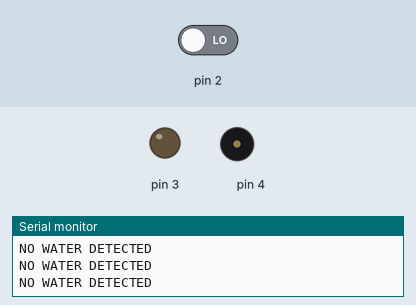
Simulated run of this sketch. Board: Arduino Uno, built with avr-gcc and run on an emulated ATmega328P. On the bench: output pins drawn as LEDs (lit = HIGH), buzzer (waves = sounding), the last lines printed to the serial monitor. Dashed ring = blinking. Inputs (shaded band) come from the test bench; at power-on: pin 2 LOW.

Above: at 7.8 s.
7.9 s: pin 2 driven HIGH
At 10.8 s:
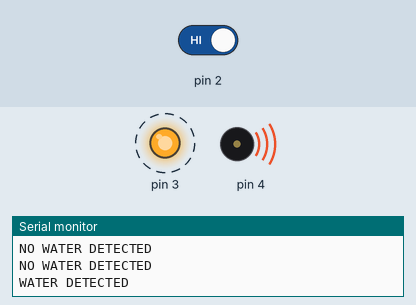
13.5 s: pin 2 driven LOW
At 14.3 s:
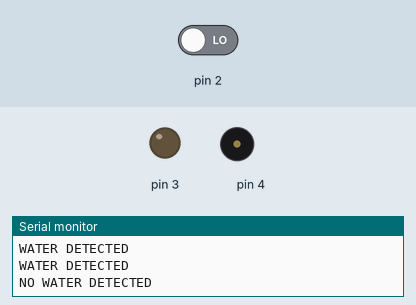
Timing chart, 0 to 16.5 s (numbered marks = the images above; inputs shaded):
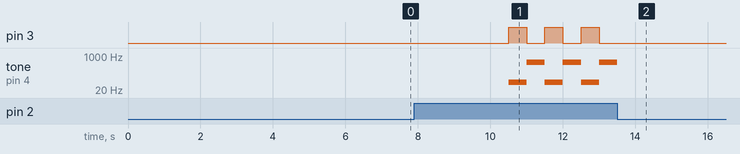

Measured:
- after the input at 7.9 s, pin 3: alternates HIGH for 0.50 s and LOW for 0.50 s, starting after 2.6 s; tone on pin 4: alternates 500 Hz for 0.50 s and 50 Hz for 0.50 s, starting after 2.6 s
- after the input at 13.5 s, pin 3: stops changing and stays LOW

The sketch:

Water_Alarm_Code.ino
```cpp
// (licence header left out)
void setup() {
  pinMode(2, INPUT);
  pinMode(3, OUTPUT);
  pinMode(4, OUTPUT);
  Serial.begin(9600);
}

void loop() {
  int voda=(digitalRead(2));
  if(voda == 1)
  {
  digitalWrite(3, 1);
  tone(4, 50);
  Serial.println("WATER DETECTED");
  delay(500);
  digitalWrite(3, 0);
  tone(4, 500);
  Serial.println("WATER DETECTED");
  delay(500);
  }
  else
  {
    Serial.println("NO WATER DETECTED");
    noTone(4);
    delay(3500);
  }
}
```
